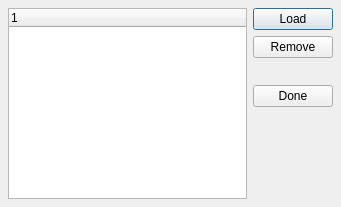
<ui version="4.0" >
 <author></author>
 <comment></comment>
 <exportmacro></exportmacro>
 <class>pqCompoundProxyWizard</class>
 <widget class="QDialog" name="pqCompoundProxyWizard" >
  <property name="geometry" >
   <rect>
    <x>0</x>
    <y>0</y>
    <width>341</width>
    <height>207</height>
   </rect>
  </property>
  <property name="windowTitle" >
   <string>Dialog</string>
  </property>
  <layout class="QGridLayout" >
   <property name="margin" >
    <number>8</number>
   </property>
   <property name="spacing" >
    <number>6</number>
   </property>
   <item row="0" column="0" >
    <widget class="QTreeWidget" name="TreeWidget" >
    </widget>
   </item>
   <item row="0" column="1" >
    <layout class="QVBoxLayout" >
     <property name="margin" >
      <number>0</number>
     </property>
     <property name="spacing" >
      <number>6</number>
     </property>
     <item>
      <widget class="QPushButton" name="LoadButton" >
       <property name="text" >
        <string>Load</string>
       </property>
      </widget>
     </item>
     <item>
      <widget class="QPushButton" name="RemoveButton" >
       <property name="text" >
        <string>Remove</string>
       </property>
      </widget>
     </item>
     <item>
      <spacer>
       <property name="orientation" >
        <enum>Qt::Vertical</enum>
       </property>
       <property name="sizeType" >
        <enum>QSizePolicy::Fixed</enum>
       </property>
       <property name="sizeHint" >
        <size>
         <width>20</width>
         <height>21</height>
        </size>
       </property>
      </spacer>
     </item>
     <item>
      <widget class="QPushButton" name="DoneButton" >
       <property name="text" >
        <string>Done</string>
       </property>
      </widget>
     </item>
     <item>
      <spacer>
       <property name="orientation" >
        <enum>Qt::Vertical</enum>
       </property>
       <property name="sizeType" >
        <enum>QSizePolicy::Expanding</enum>
       </property>
       <property name="sizeHint" >
        <size>
         <width>20</width>
         <height>40</height>
        </size>
       </property>
      </spacer>
     </item>
    </layout>
   </item>
  </layout>
 </widget>
 <pixmapfunction></pixmapfunction>
 <resources/>
 <connections>
  <connection>
   <sender>DoneButton</sender>
   <signal>clicked()</signal>
   <receiver>pqCompoundProxyWizard</receiver>
   <slot>accept()</slot>
   <hints>
    <hint type="sourcelabel" >
     <x>300</x>
     <y>119</y>
    </hint>
    <hint type="destinationlabel" >
     <x>304</x>
     <y>151</y>
    </hint>
   </hints>
  </connection>
 </connections>
</ui>
